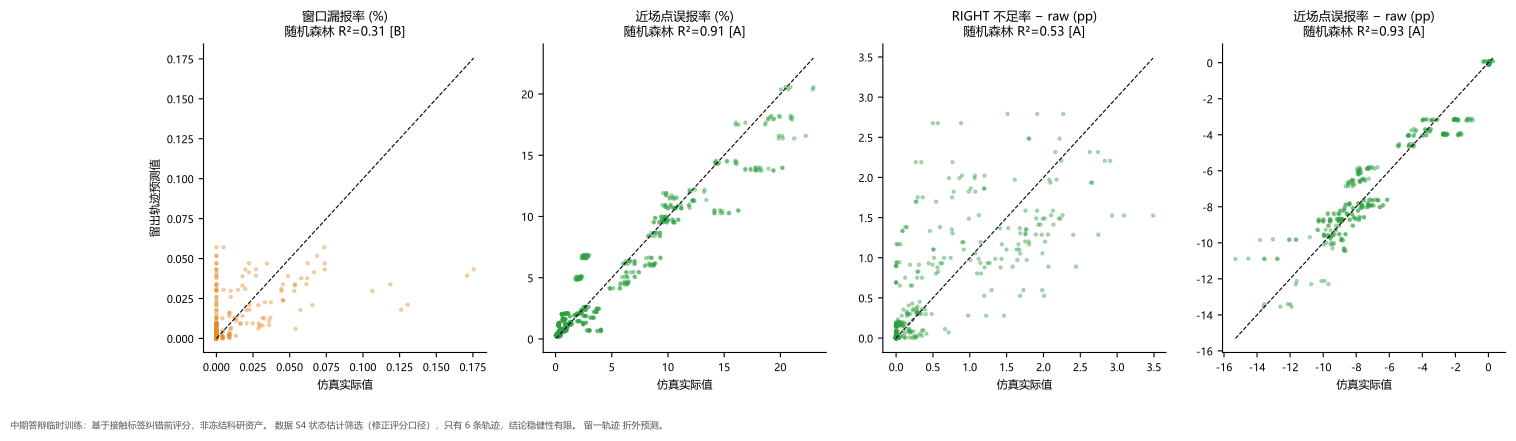

The script that saved this image:
"""Tavotto entry: existing results only; no training, no simulation.
original_plot_code
"""
import sys
from pathlib import Path
LIBRARY=Path(__file__).resolve().parents[1]
SUPPORT=LIBRARY / "site-packages"
if str(SUPPORT) not in sys.path: sys.path.insert(0,str(SUPPORT))
from _support import draw

fig=draw('M2b_状态估计筛选', 'fig02_预测vs实际_折外')
fig.savefig(Path(__file__).parent / 'M2b__fig02_预测vs实际_折外.pdf')
